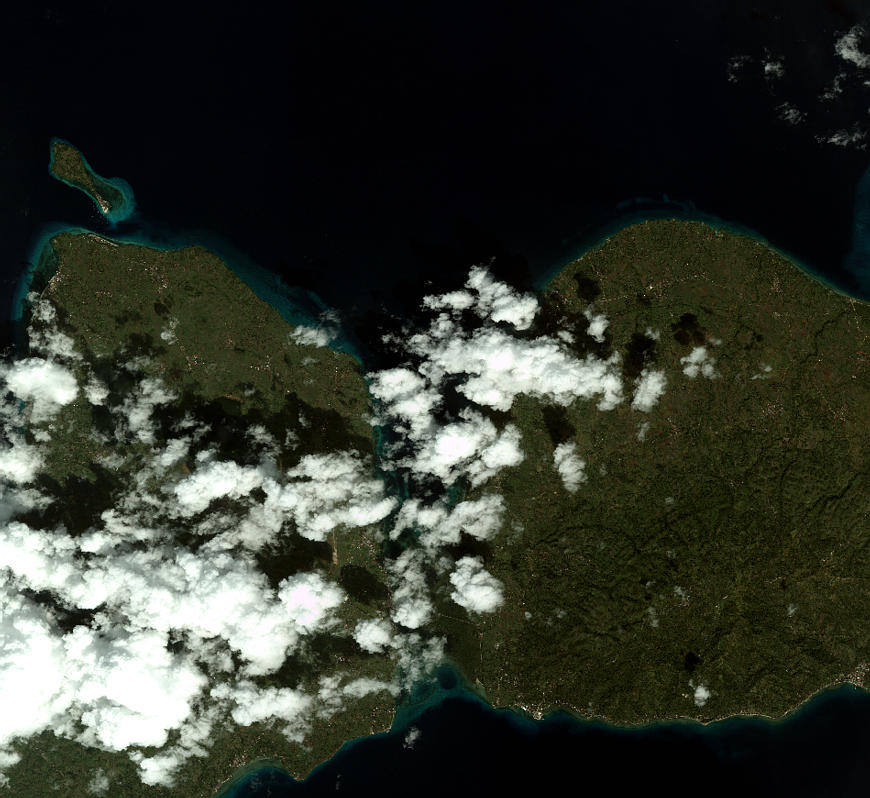
#> input picture SampleLandsatImage.JPG, 870 x 798 px, found by its file name
$ jupyter execute --allow-errors 'Using Contrast Limited Adaptive Histogram Equalization (CLAHE) for Image Enhancement.ipynb'
#> lines starting #> are read from the running program, lines starting #| are printed output that depends on the picture; after the words box and inside, x2 and y2 are one past the last pixel; in counts of white or black regions, pixels touching at a corner belong together
[cell 1]
import cv2
import numpy as np
import matplotlib.pyplot as plt

[cell 2]
def ResizeWithAspectRatio(image, width=None, height=None, inter=cv2.INTER_AREA):
    dim = None
    (h, w) = image.shape[:2]

    if width is None and height is None:
        return image
    if width is None:
        r = height / float(h)
        dim = (int(w * r), height)
    else:
        r = width / float(w)
        dim = (width, int(h * r))

    return cv2.resize(image, dim, interpolation=inter)

[cell 3]
img = cv2.imread('SampleLandsatImage.jpg')
#> img is the input picture: shape (798, 870, 3); mean B, G, R 44.4, 54, 49.7

[cell 4]
gray_img = cv2.cvtColor(img, cv2.COLOR_BGR2GRAY)
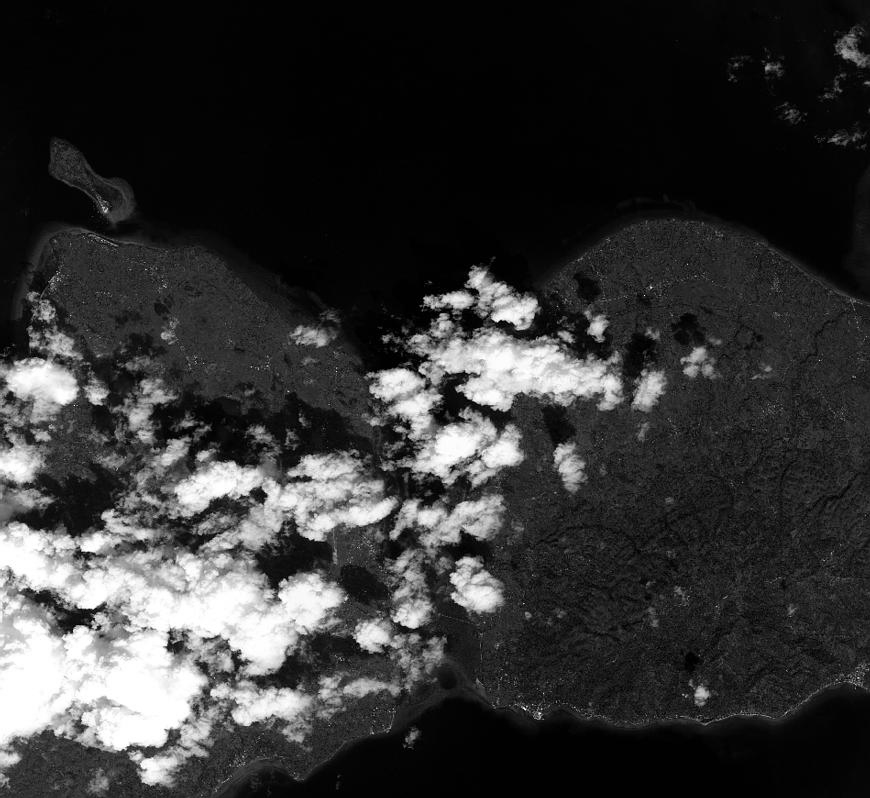
#> gray_img: shape (798, 870); min 0, max 255, mean 51.6

[cell 5]
gray_img.shape
#> Out = (798, 870)

[cell 6]
cv2.imshow('CLAHE', gray_img)

[cell 7]
gray_img_eqhist = cv2.equalizeHist(gray_img)
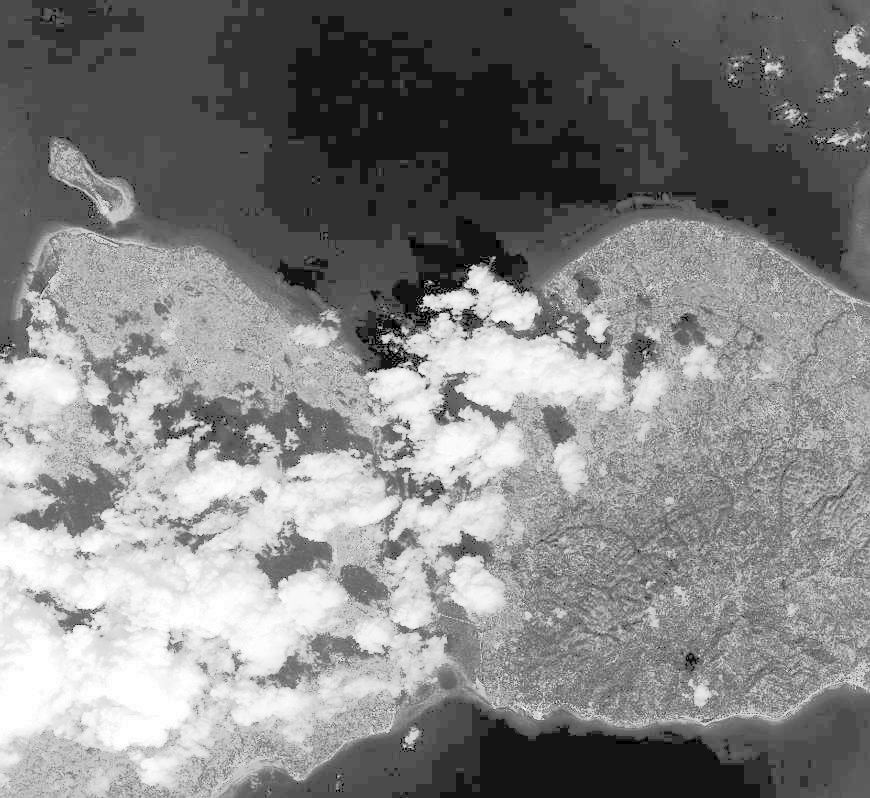
#> gray_img_eqhist: shape (798, 870); min 0, max 255, mean 131.7

[cell 8]
clahe = cv2.createCLAHE(clipLimit = 40)
gray_img_clahe = clahe.apply(gray_img_eqhist)
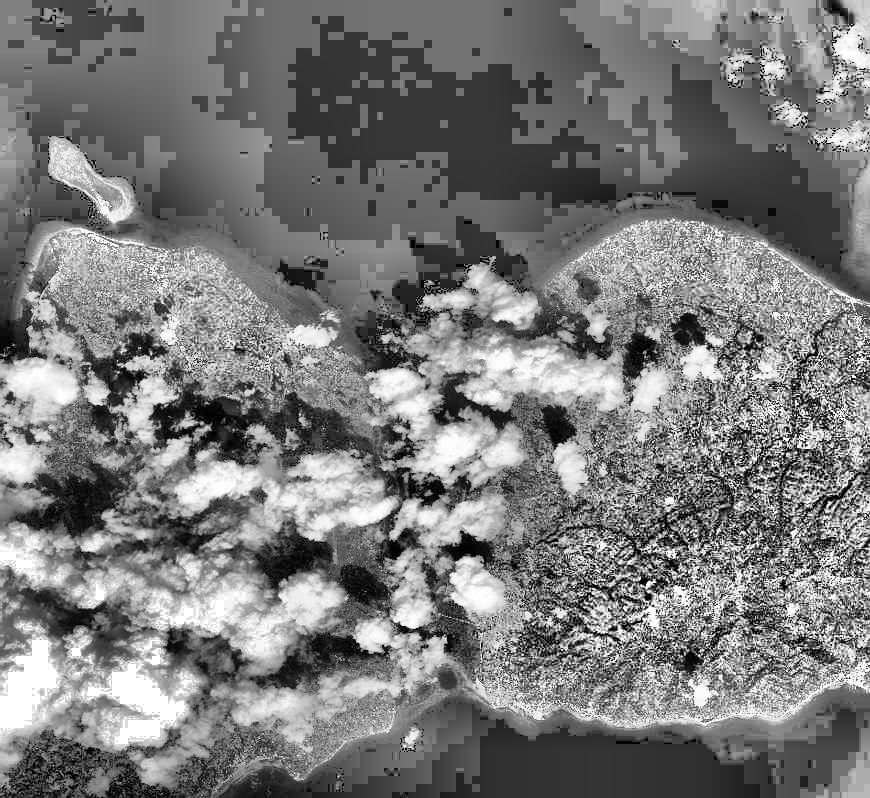
#> gray_img_clahe: shape (798, 870); min 0, max 255, mean 121.2

[cell 9]
def posterize(image, n):

    indices = np.arange(0,256)   # List of all colors

    divider = np.linspace(0,255,n+1)[1] # we get a divider

    quantiz = np.int0(np.linspace(0,255,n)) # we get quantization colors

    color_levels = np.clip(np.int0(indices/divider),0,n-1) # color levels 0,1,2..

    palette = quantiz[color_levels] # Creating the palette

    output = palette[image]  # Applying palette on image

    output = cv2.convertScaleAbs(output) # Converting image back to uint8

    return output

[cell 10]
pos = []
t = [2, 4, 6, 8, 10, 12, 14, 16, 18, 20, 22, 24, 26]
for j in t:
    pos.append(posterize(gray_img_clahe, j))
#> this loop made 13 passes
#> pass 1, in posterize, `output = palette[image]`:
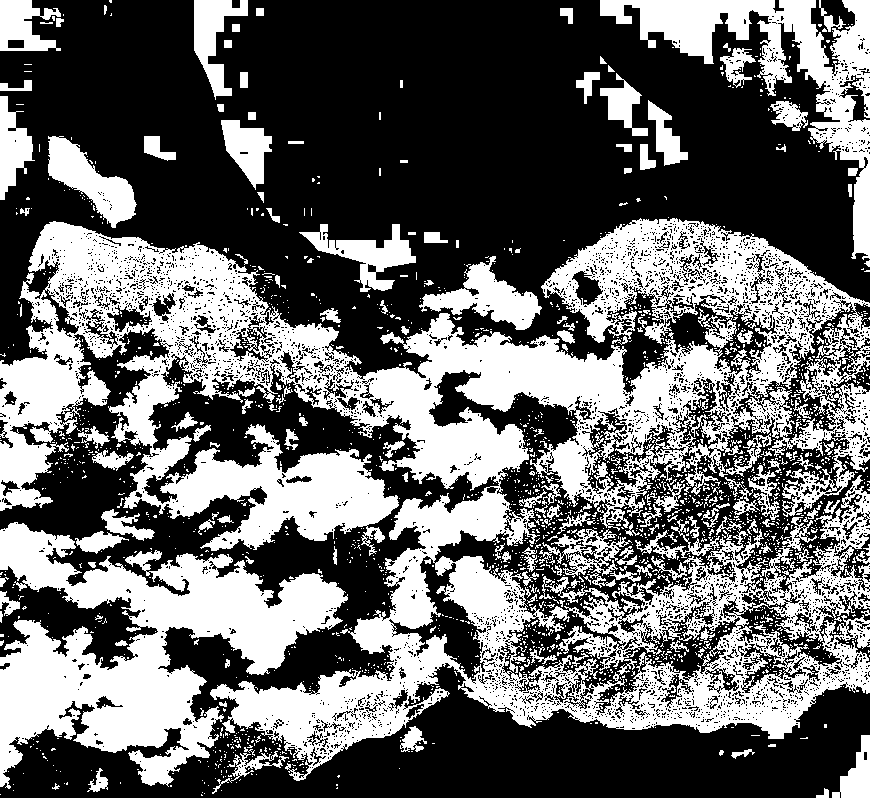
#> output: shape (798, 870) int64; 40.6% white; 2090 white regions (1906 under 20 px), largest, box (x1, y1, x2, y2) and area: (0, 218, 870, 781) 177692, (0, 522, 348, 789) 40529, (600, 0, 870, 260) 15902
#> pass 2, in posterize (call 2), `output = palette[image]`:
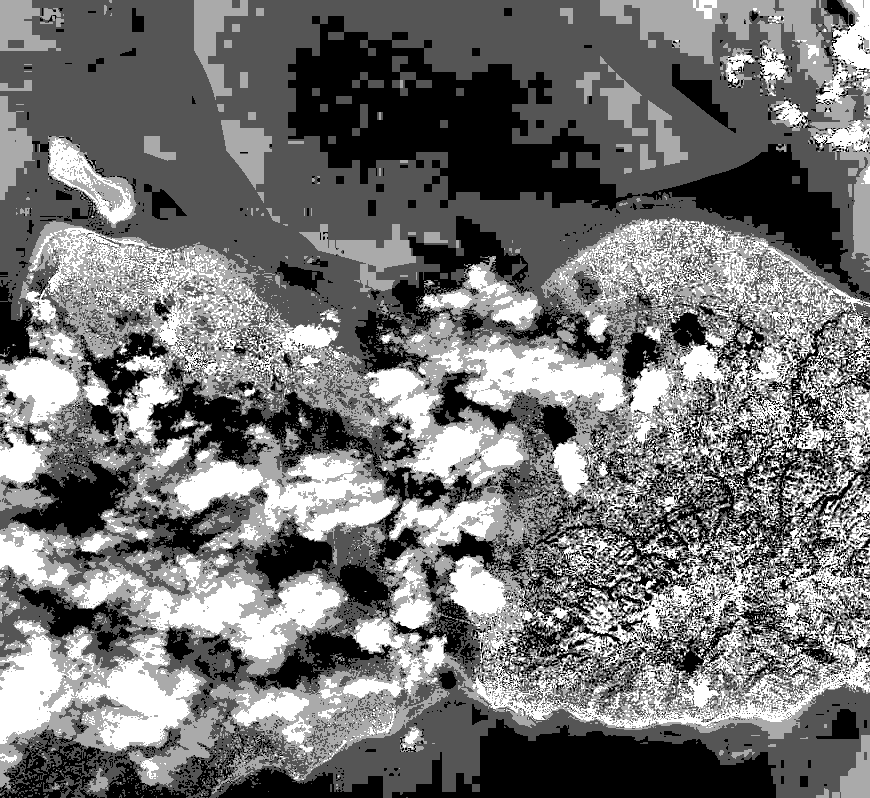
#> output: shape (798, 870) int64; min 0, max 255, mean 115.7
#> after the loop, pos = 13 items
#> (the rest of this cell did not finish here and is left out)

[cell 11]
resize1 = ResizeWithAspectRatio(img, width=700)
resize2 = ResizeWithAspectRatio(gray_img_clahe,width=700)
#> (the rest of this cell did not finish here and is left out)

[cell 12]
k = [resize1, resize2]
for i in k:
    cv2.imshow('CLAHE', i)
    cv2.waitKey(0)
    cv2.destroyAllWindows()
#> this loop made 2 passes

[cell 13]
for c in pos:
    cv2.imshow('CLAHE', c)
    cv2.waitKey(0)
    cv2.destroyAllWindows()

[cell 14]
o = [resize1, gray_img_clahe,pos[4]]
for d in o:
    cv2.imshow('CLAHE', d)
    cv2.waitKey(0)
    cv2.destroyAllWindows()
#> this loop made 3 passes
